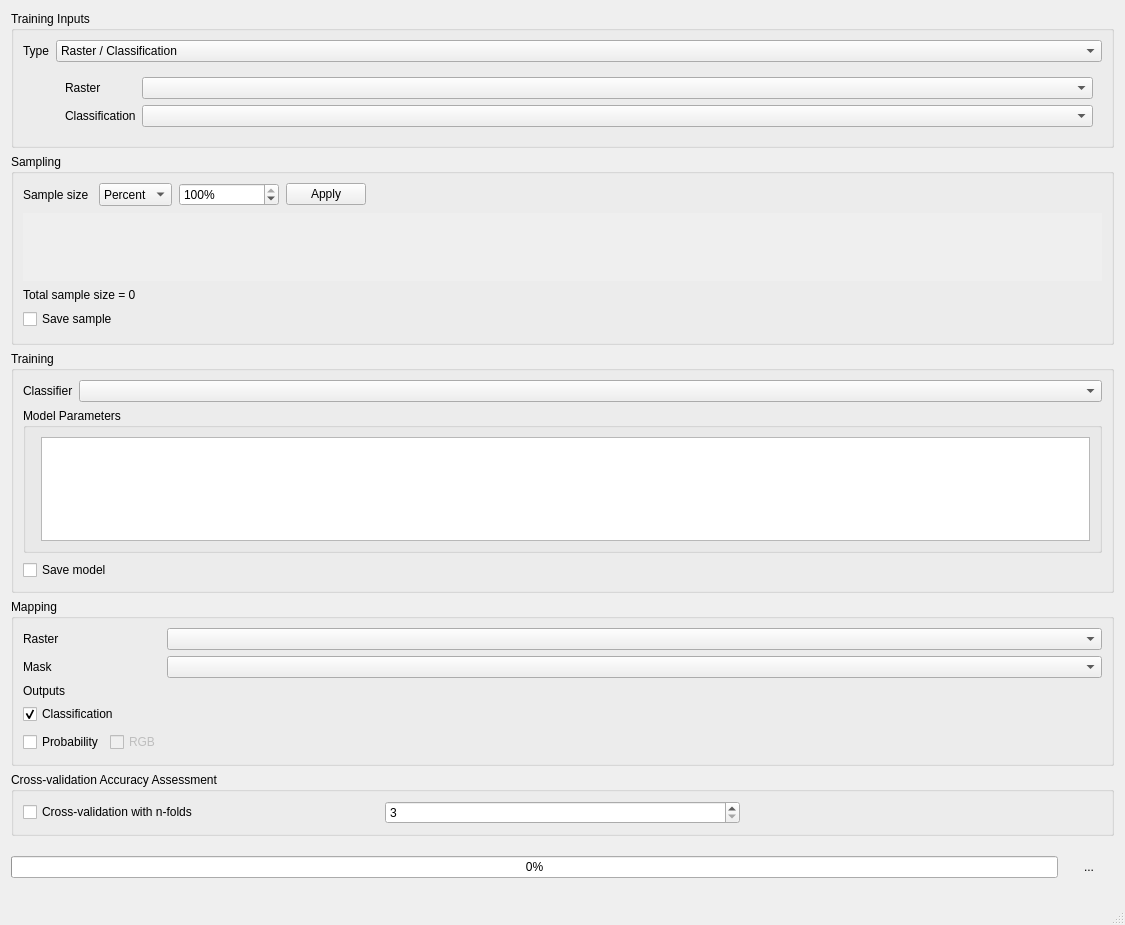
<?xml version="1.0" encoding="UTF-8"?>
<ui version="4.0">
 <class>MainWindow</class>
 <widget class="QMainWindow" name="MainWindow">
  <property name="geometry">
   <rect>
    <x>0</x>
    <y>0</y>
    <width>1125</width>
    <height>925</height>
   </rect>
  </property>
  <property name="sizePolicy">
   <sizepolicy hsizetype="Preferred" vsizetype="Preferred">
    <horstretch>0</horstretch>
    <verstretch>0</verstretch>
   </sizepolicy>
  </property>
  <property name="windowTitle">
   <string>Classification Workflow (Classic)</string>
  </property>
  <widget class="QWidget" name="centralwidget">
   <layout class="QVBoxLayout" name="verticalLayout" stretch="0,0">
    <property name="leftMargin">
     <number>11</number>
    </property>
    <property name="topMargin">
     <number>11</number>
    </property>
    <property name="rightMargin">
     <number>11</number>
    </property>
    <property name="bottomMargin">
     <number>11</number>
    </property>
    <item>
     <widget class="QScrollArea" name="scrollArea">
      <property name="frameShape">
       <enum>QFrame::NoFrame</enum>
      </property>
      <property name="horizontalScrollBarPolicy">
       <enum>Qt::ScrollBarAlwaysOff</enum>
      </property>
      <property name="widgetResizable">
       <bool>true</bool>
      </property>
      <widget class="QWidget" name="scrollAreaWidgetContents">
       <property name="geometry">
        <rect>
         <x>0</x>
         <y>0</y>
         <width>1103</width>
         <height>798</height>
        </rect>
       </property>
       <layout class="QVBoxLayout" name="verticalLayout_2" stretch="0,0,1,0,0">
        <property name="leftMargin">
         <number>0</number>
        </property>
        <property name="topMargin">
         <number>0</number>
        </property>
        <property name="rightMargin">
         <number>0</number>
        </property>
        <property name="bottomMargin">
         <number>0</number>
        </property>
        <item>
         <widget class="QGroupBox" name="groupBox">
          <property name="minimumSize">
           <size>
            <width>0</width>
            <height>0</height>
           </size>
          </property>
          <property name="title">
           <string>Training Inputs</string>
          </property>
          <layout class="QFormLayout" name="formLayout_6">
           <item row="0" column="0">
            <widget class="QLabel" name="label_6">
             <property name="text">
              <string>Type</string>
             </property>
            </widget>
           </item>
           <item row="0" column="1">
            <layout class="QHBoxLayout" name="horizontalLayout_6">
             <item>
              <widget class="QComboBox" name="uiTrainingType_">
               <item>
                <property name="text">
                 <string>Raster / Classification</string>
                </property>
               </item>
               <item>
                <property name="text">
                 <string>Raster / Vector Classification</string>
                </property>
               </item>
               <item>
                <property name="text">
                 <string>labeled Library</string>
                </property>
               </item>
              </widget>
             </item>
            </layout>
           </item>
           <item row="1" column="1">
            <widget class="QStackedWidget" name="stackedWidget">
             <property name="currentIndex">
              <number>0</number>
             </property>
             <widget class="QWidget" name="raster">
              <layout class="QFormLayout" name="formLayout_4">
               <item row="0" column="0">
                <widget class="QLabel" name="label_5">
                 <property name="text">
                  <string>Raster</string>
                 </property>
                </widget>
               </item>
               <item row="0" column="1">
                <widget class="QgsMapLayerComboBox" name="uiType0Raster_">
                 <property name="currentIndex">
                  <number>-1</number>
                 </property>
                 <property name="allowEmptyLayer">
                  <bool>true</bool>
                 </property>
                </widget>
               </item>
               <item row="1" column="1">
                <layout class="QHBoxLayout" name="horizontalLayout_9">
                 <item>
                  <widget class="QgsMapLayerComboBox" name="uiType0Classification_">
                   <property name="enabled">
                    <bool>true</bool>
                   </property>
                   <property name="currentIndex">
                    <number>-1</number>
                   </property>
                   <property name="allowEmptyLayer">
                    <bool>true</bool>
                   </property>
                  </widget>
                 </item>
                </layout>
               </item>
               <item row="1" column="0">
                <widget class="QLabel" name="label_17">
                 <property name="text">
                  <string>Classification</string>
                 </property>
                 <property name="textFormat">
                  <enum>Qt::AutoText</enum>
                 </property>
                </widget>
               </item>
              </layout>
             </widget>
             <widget class="QWidget" name="vector">
              <layout class="QFormLayout" name="formLayout_7">
               <item row="0" column="0">
                <widget class="QLabel" name="label_9">
                 <property name="text">
                  <string>Raster</string>
                 </property>
                </widget>
               </item>
               <item row="0" column="1">
                <widget class="QgsMapLayerComboBox" name="uiType1Raster_">
                 <property name="currentIndex">
                  <number>-1</number>
                 </property>
                 <property name="allowEmptyLayer">
                  <bool>true</bool>
                 </property>
                </widget>
               </item>
               <item row="1" column="1">
                <layout class="QHBoxLayout" name="horizontalLayout_11">
                 <item>
                  <widget class="QgsMapLayerComboBox" name="uiType1VectorClassification_">
                   <property name="enabled">
                    <bool>true</bool>
                   </property>
                   <property name="currentIndex">
                    <number>-1</number>
                   </property>
                   <property name="allowEmptyLayer">
                    <bool>true</bool>
                   </property>
                  </widget>
                 </item>
                 <item>
                  <widget class="QToolButton" name="uiType1Dialog_">
                   <property name="toolTip">
                    <string>change classification scheme</string>
                   </property>
                   <property name="text">
                    <string>...</string>
                   </property>
                   <property name="icon">
                    <iconset>
                     <normaloff>:/images/themes/default/rendererCategorizedSymbol.svg</normaloff>:/images/themes/default/rendererCategorizedSymbol.svg</iconset>
                   </property>
                   <property name="autoRaise">
                    <bool>true</bool>
                   </property>
                  </widget>
                 </item>
                </layout>
               </item>
               <item row="1" column="0">
                <widget class="QLabel" name="label_19">
                 <property name="text">
                  <string>Vector Classification</string>
                 </property>
                 <property name="textFormat">
                  <enum>Qt::AutoText</enum>
                 </property>
                </widget>
               </item>
              </layout>
             </widget>
             <widget class="QWidget" name="library">
              <layout class="QFormLayout" name="formLayout_8">
               <item row="0" column="0">
                <widget class="QLabel" name="label_12">
                 <property name="text">
                  <string>Library</string>
                 </property>
                </widget>
               </item>
               <item row="0" column="1">
                <layout class="QHBoxLayout" name="horizontalLayout_8" stretch="2">
                 <item>
                  <widget class="QgsMapLayerComboBox" name="uiType2Library_">
                   <property name="enabled">
                    <bool>true</bool>
                   </property>
                   <property name="currentIndex">
                    <number>-1</number>
                   </property>
                   <property name="allowEmptyLayer">
                    <bool>true</bool>
                   </property>
                  </widget>
                 </item>
                </layout>
               </item>
              </layout>
             </widget>
            </widget>
           </item>
          </layout>
         </widget>
        </item>
        <item>
         <widget class="QGroupBox" name="groupBox_2">
          <property name="sizePolicy">
           <sizepolicy hsizetype="Preferred" vsizetype="Preferred">
            <horstretch>0</horstretch>
            <verstretch>0</verstretch>
           </sizepolicy>
          </property>
          <property name="minimumSize">
           <size>
            <width>0</width>
            <height>0</height>
           </size>
          </property>
          <property name="title">
           <string>Sampling</string>
          </property>
          <layout class="QVBoxLayout" name="uiSamplingLayout_">
           <property name="spacing">
            <number>7</number>
           </property>
           <property name="bottomMargin">
            <number>11</number>
           </property>
           <item>
            <layout class="QHBoxLayout" name="horizontalLayout_7" stretch="0,0,0,0,0">
             <property name="spacing">
              <number>7</number>
             </property>
             <item>
              <widget class="QLabel" name="label_8">
               <property name="text">
                <string>Sample size </string>
               </property>
              </widget>
             </item>
             <item>
              <widget class="QComboBox" name="uiSampeMode_">
               <property name="sizePolicy">
                <sizepolicy hsizetype="Fixed" vsizetype="Preferred">
                 <horstretch>0</horstretch>
                 <verstretch>0</verstretch>
                </sizepolicy>
               </property>
               <item>
                <property name="text">
                 <string>Percent</string>
                </property>
               </item>
               <item>
                <property name="text">
                 <string>Pixel</string>
                </property>
               </item>
              </widget>
             </item>
             <item>
              <widget class="QStackedWidget" name="uiStacked_">
               <property name="enabled">
                <bool>true</bool>
               </property>
               <property name="maximumSize">
                <size>
                 <width>100</width>
                 <height>16777215</height>
                </size>
               </property>
               <property name="lineWidth">
                <number>0</number>
               </property>
               <property name="currentIndex">
                <number>0</number>
               </property>
               <widget class="QWidget" name="page">
                <layout class="QHBoxLayout" name="horizontalLayout">
                 <property name="spacing">
                  <number>0</number>
                 </property>
                 <property name="leftMargin">
                  <number>0</number>
                 </property>
                 <property name="topMargin">
                  <number>0</number>
                 </property>
                 <property name="rightMargin">
                  <number>0</number>
                 </property>
                 <property name="bottomMargin">
                  <number>0</number>
                 </property>
                 <item>
                  <widget class="QSpinBox" name="uiSampleSizePercent_">
                   <property name="enabled">
                    <bool>true</bool>
                   </property>
                   <property name="maximumSize">
                    <size>
                     <width>100</width>
                     <height>16777215</height>
                    </size>
                   </property>
                   <property name="suffix">
                    <string>%</string>
                   </property>
                   <property name="maximum">
                    <number>100</number>
                   </property>
                   <property name="value">
                    <number>100</number>
                   </property>
                  </widget>
                 </item>
                </layout>
               </widget>
               <widget class="QWidget" name="page_2">
                <layout class="QHBoxLayout" name="horizontalLayout_5">
                 <property name="spacing">
                  <number>0</number>
                 </property>
                 <property name="leftMargin">
                  <number>0</number>
                 </property>
                 <property name="topMargin">
                  <number>0</number>
                 </property>
                 <property name="rightMargin">
                  <number>0</number>
                 </property>
                 <property name="bottomMargin">
                  <number>0</number>
                 </property>
                 <item>
                  <widget class="QSpinBox" name="uiSampleSizePixel_">
                   <property name="enabled">
                    <bool>true</bool>
                   </property>
                   <property name="maximumSize">
                    <size>
                     <width>100</width>
                     <height>16777215</height>
                    </size>
                   </property>
                   <property name="suffix">
                    <string> px</string>
                   </property>
                   <property name="prefix">
                    <string/>
                   </property>
                   <property name="maximum">
                    <number>999999999</number>
                   </property>
                   <property name="value">
                    <number>0</number>
                   </property>
                  </widget>
                 </item>
                </layout>
               </widget>
              </widget>
             </item>
             <item>
              <widget class="QPushButton" name="uiApply_">
               <property name="text">
                <string>Apply</string>
               </property>
              </widget>
             </item>
             <item>
              <spacer name="horizontalSpacer">
               <property name="orientation">
                <enum>Qt::Horizontal</enum>
               </property>
               <property name="sizeHint" stdset="0">
                <size>
                 <width>40</width>
                 <height>20</height>
                </size>
               </property>
              </spacer>
             </item>
            </layout>
           </item>
           <item>
            <widget class="QScrollArea" name="uiScrollArea_1">
             <property name="frameShape">
              <enum>QFrame::NoFrame</enum>
             </property>
             <property name="frameShadow">
              <enum>QFrame::Plain</enum>
             </property>
             <property name="verticalScrollBarPolicy">
              <enum>Qt::ScrollBarAsNeeded</enum>
             </property>
             <property name="horizontalScrollBarPolicy">
              <enum>Qt::ScrollBarAsNeeded</enum>
             </property>
             <property name="widgetResizable">
              <bool>true</bool>
             </property>
             <widget class="QWidget" name="uiScrollWidget_1">
              <property name="geometry">
               <rect>
                <x>0</x>
                <y>0</y>
                <width>1083</width>
                <height>69</height>
               </rect>
              </property>
              <layout class="QVBoxLayout" name="verticalLayout_3">
               <property name="spacing">
                <number>0</number>
               </property>
               <property name="leftMargin">
                <number>0</number>
               </property>
               <property name="topMargin">
                <number>0</number>
               </property>
               <property name="rightMargin">
                <number>0</number>
               </property>
               <property name="bottomMargin">
                <number>0</number>
               </property>
               <item>
                <layout class="QVBoxLayout" name="layout_">
                 <item>
                  <widget class="QWidget" name="widget_" native="true">
                   <property name="sizePolicy">
                    <sizepolicy hsizetype="Preferred" vsizetype="Preferred">
                     <horstretch>0</horstretch>
                     <verstretch>0</verstretch>
                    </sizepolicy>
                   </property>
                   <property name="minimumSize">
                    <size>
                     <width>30</width>
                     <height>30</height>
                    </size>
                   </property>
                  </widget>
                 </item>
                </layout>
               </item>
              </layout>
             </widget>
            </widget>
           </item>
           <item>
            <widget class="QLabel" name="uiTotalSampleSize_">
             <property name="text">
              <string>Total sample size = 0</string>
             </property>
            </widget>
           </item>
           <item>
            <layout class="QFormLayout" name="formLayout_2">
             <item row="0" column="0">
              <widget class="QCheckBox" name="checkBox_2">
               <property name="text">
                <string>Save sample</string>
               </property>
              </widget>
             </item>
             <item row="0" column="1">
              <widget class="QgsFileWidget" name="uiSampledClassificationFilename_">
               <property name="enabled">
                <bool>false</bool>
               </property>
               <property name="minimumSize">
                <size>
                 <width>0</width>
                 <height>22</height>
                </size>
               </property>
               <property name="defaultRoot">
                <string/>
               </property>
              </widget>
             </item>
            </layout>
           </item>
          </layout>
         </widget>
        </item>
        <item>
         <widget class="QGroupBox" name="groupBox_6">
          <property name="minimumSize">
           <size>
            <width>0</width>
            <height>0</height>
           </size>
          </property>
          <property name="title">
           <string>Training</string>
          </property>
          <layout class="QVBoxLayout" name="verticalLayout_5">
           <item>
            <layout class="QHBoxLayout" name="horizontalLayout_10" stretch="0,1">
             <item>
              <widget class="QLabel" name="label_16">
               <property name="text">
                <string>Classifier</string>
               </property>
              </widget>
             </item>
             <item>
              <widget class="QComboBox" name="uiClassifier_">
               <property name="sizePolicy">
                <sizepolicy hsizetype="Preferred" vsizetype="Preferred">
                 <horstretch>0</horstretch>
                 <verstretch>0</verstretch>
                </sizepolicy>
               </property>
              </widget>
             </item>
            </layout>
           </item>
           <item>
            <widget class="QgsCollapsibleGroupBox" name="mGroupBox_5">
             <property name="sizePolicy">
              <sizepolicy hsizetype="Preferred" vsizetype="Expanding">
               <horstretch>0</horstretch>
               <verstretch>2</verstretch>
              </sizepolicy>
             </property>
             <property name="minimumSize">
              <size>
               <width>0</width>
               <height>0</height>
              </size>
             </property>
             <property name="title">
              <string>Model Parameters</string>
             </property>
             <layout class="QFormLayout" name="formLayout_3">
              <item row="0" column="1">
               <widget class="QTextEdit" name="uiCode_">
                <property name="sizePolicy">
                 <sizepolicy hsizetype="Expanding" vsizetype="Expanding">
                  <horstretch>0</horstretch>
                  <verstretch>1</verstretch>
                 </sizepolicy>
                </property>
                <property name="minimumSize">
                 <size>
                  <width>0</width>
                  <height>0</height>
                 </size>
                </property>
                <property name="maximumSize">
                 <size>
                  <width>16777215</width>
                  <height>16777215</height>
                 </size>
                </property>
                <property name="html">
                 <string>&lt;!DOCTYPE HTML PUBLIC &quot;-//W3C//DTD HTML 4.0//EN&quot; &quot;http://www.w3.org/TR/REC-html40/strict.dtd&quot;&gt;
&lt;html&gt;&lt;head&gt;&lt;meta name=&quot;qrichtext&quot; content=&quot;1&quot; /&gt;&lt;style type=&quot;text/css&quot;&gt;
p, li { white-space: pre-wrap; }
&lt;/style&gt;&lt;/head&gt;&lt;body style=&quot; font-family:'MS Shell Dlg 2'; font-size:8.25pt; font-weight:400; font-style:normal;&quot;&gt;
&lt;p style=&quot;-qt-paragraph-type:empty; margin-top:0px; margin-bottom:0px; margin-left:0px; margin-right:0px; -qt-block-indent:0; text-indent:0px; font-size:7.8pt;&quot;&gt;&lt;br /&gt;&lt;/p&gt;&lt;/body&gt;&lt;/html&gt;</string>
                </property>
               </widget>
              </item>
             </layout>
            </widget>
           </item>
           <item>
            <layout class="QHBoxLayout" name="horizontalLayout_12">
             <item>
              <widget class="QCheckBox" name="checkBox_3">
               <property name="text">
                <string>Save model</string>
               </property>
              </widget>
             </item>
             <item>
              <widget class="QgsFileWidget" name="uiModelFilename_">
               <property name="enabled">
                <bool>false</bool>
               </property>
               <property name="minimumSize">
                <size>
                 <width>0</width>
                 <height>22</height>
                </size>
               </property>
               <property name="defaultRoot">
                <string/>
               </property>
              </widget>
             </item>
            </layout>
           </item>
          </layout>
         </widget>
        </item>
        <item>
         <widget class="QGroupBox" name="groupBox_4">
          <property name="minimumSize">
           <size>
            <width>0</width>
            <height>0</height>
           </size>
          </property>
          <property name="title">
           <string>Mapping</string>
          </property>
          <layout class="QFormLayout" name="formLayout">
           <item row="0" column="1">
            <widget class="QgsMapLayerComboBox" name="uiRaster2_">
             <property name="currentIndex">
              <number>-1</number>
             </property>
             <property name="allowEmptyLayer">
              <bool>true</bool>
             </property>
            </widget>
           </item>
           <item row="3" column="0">
            <widget class="QCheckBox" name="checkBox_4">
             <property name="text">
              <string>Classification</string>
             </property>
             <property name="checked">
              <bool>true</bool>
             </property>
            </widget>
           </item>
           <item row="3" column="1">
            <widget class="QgsFileWidget" name="uiClassificationFilename_">
             <property name="minimumSize">
              <size>
               <width>0</width>
               <height>22</height>
              </size>
             </property>
             <property name="defaultRoot">
              <string/>
             </property>
            </widget>
           </item>
           <item row="4" column="0">
            <layout class="QHBoxLayout" name="horizontalLayout_4">
             <item>
              <widget class="QCheckBox" name="checkBox_5">
               <property name="text">
                <string>Probability</string>
               </property>
              </widget>
             </item>
             <item>
              <widget class="QCheckBox" name="uiRGB_">
               <property name="enabled">
                <bool>false</bool>
               </property>
               <property name="text">
                <string>RGB</string>
               </property>
              </widget>
             </item>
            </layout>
           </item>
           <item row="4" column="1">
            <widget class="QgsFileWidget" name="uiProbabilityFilename_">
             <property name="enabled">
              <bool>false</bool>
             </property>
             <property name="minimumSize">
              <size>
               <width>0</width>
               <height>22</height>
              </size>
             </property>
             <property name="defaultRoot">
              <string/>
             </property>
            </widget>
           </item>
           <item row="0" column="0">
            <widget class="QLabel" name="label_2">
             <property name="text">
              <string>Raster</string>
             </property>
            </widget>
           </item>
           <item row="2" column="0">
            <widget class="QLabel" name="label_3">
             <property name="text">
              <string>Outputs</string>
             </property>
            </widget>
           </item>
           <item row="1" column="0">
            <widget class="QLabel" name="label_15">
             <property name="text">
              <string>Mask</string>
             </property>
             <property name="textFormat">
              <enum>Qt::AutoText</enum>
             </property>
            </widget>
           </item>
           <item row="1" column="1">
            <widget class="QgsMapLayerComboBox" name="uiMask_">
             <property name="enabled">
              <bool>true</bool>
             </property>
             <property name="currentIndex">
              <number>-1</number>
             </property>
             <property name="allowEmptyLayer">
              <bool>true</bool>
             </property>
            </widget>
           </item>
          </layout>
         </widget>
        </item>
        <item>
         <widget class="QGroupBox" name="groupBox_5">
          <property name="minimumSize">
           <size>
            <width>0</width>
            <height>0</height>
           </size>
          </property>
          <property name="title">
           <string>Cross-validation Accuracy Assessment</string>
          </property>
          <layout class="QHBoxLayout" name="horizontalLayout_17" stretch="0,0,0">
           <item>
            <widget class="QCheckBox" name="checkBox_6">
             <property name="text">
              <string>Cross-validation with n-folds</string>
             </property>
            </widget>
           </item>
           <item>
            <widget class="QSpinBox" name="uiNFold_">
             <property name="minimum">
              <number>3</number>
             </property>
             <property name="maximum">
              <number>10</number>
             </property>
             <property name="value">
              <number>3</number>
             </property>
            </widget>
           </item>
           <item>
            <widget class="QgsFileWidget" name="uiReportFilename_">
             <property name="enabled">
              <bool>false</bool>
             </property>
             <property name="minimumSize">
              <size>
               <width>0</width>
               <height>22</height>
              </size>
             </property>
             <property name="defaultRoot">
              <string/>
             </property>
            </widget>
           </item>
          </layout>
         </widget>
        </item>
       </layout>
      </widget>
     </widget>
    </item>
    <item>
     <layout class="QHBoxLayout" name="horizontalLayout_3">
      <item>
       <widget class="QProgressBar" name="uiProgressBar_">
        <property name="value">
         <number>0</number>
        </property>
       </widget>
      </item>
      <item>
       <widget class="QToolButton" name="uiExecute_">
        <property name="minimumSize">
         <size>
          <width>50</width>
          <height>50</height>
         </size>
        </property>
        <property name="text">
         <string>...</string>
        </property>
        <property name="icon">
         <iconset>
          <normaloff>:/images/themes/default/propertyicons/action.svg</normaloff>:/images/themes/default/propertyicons/action.svg</iconset>
        </property>
        <property name="iconSize">
         <size>
          <width>50</width>
          <height>50</height>
         </size>
        </property>
        <property name="autoRaise">
         <bool>true</bool>
        </property>
       </widget>
      </item>
     </layout>
    </item>
   </layout>
  </widget>
  <widget class="QMenuBar" name="menubar">
   <property name="geometry">
    <rect>
     <x>0</x>
     <y>0</y>
     <width>1125</width>
     <height>21</height>
    </rect>
   </property>
  </widget>
  <widget class="QStatusBar" name="statusbar"/>
 </widget>
 <customwidgets>
  <customwidget>
   <class>QgsCollapsibleGroupBox</class>
   <extends>QGroupBox</extends>
   <header>qgscollapsiblegroupbox.h</header>
   <container>1</container>
  </customwidget>
  <customwidget>
   <class>QgsFileWidget</class>
   <extends>QWidget</extends>
   <header>qgsfilewidget.h</header>
  </customwidget>
  <customwidget>
   <class>QgsMapLayerComboBox</class>
   <extends>QComboBox</extends>
   <header>qgsmaplayercombobox.h</header>
  </customwidget>
 </customwidgets>
 <resources/>
 <connections>
  <connection>
   <sender>checkBox_4</sender>
   <signal>toggled(bool)</signal>
   <receiver>uiClassificationFilename_</receiver>
   <slot>setEnabled(bool)</slot>
   <hints>
    <hint type="sourcelabel">
     <x>105</x>
     <y>864</y>
    </hint>
    <hint type="destinationlabel">
     <x>311</x>
     <y>864</y>
    </hint>
   </hints>
  </connection>
  <connection>
   <sender>checkBox_6</sender>
   <signal>toggled(bool)</signal>
   <receiver>uiNFold_</receiver>
   <slot>setEnabled(bool)</slot>
   <hints>
    <hint type="sourcelabel">
     <x>143</x>
     <y>955</y>
    </hint>
    <hint type="destinationlabel">
     <x>222</x>
     <y>954</y>
    </hint>
   </hints>
  </connection>
  <connection>
   <sender>checkBox_6</sender>
   <signal>toggled(bool)</signal>
   <receiver>uiReportFilename_</receiver>
   <slot>setEnabled(bool)</slot>
   <hints>
    <hint type="sourcelabel">
     <x>103</x>
     <y>955</y>
    </hint>
    <hint type="destinationlabel">
     <x>688</x>
     <y>953</y>
    </hint>
   </hints>
  </connection>
  <connection>
   <sender>checkBox_3</sender>
   <signal>toggled(bool)</signal>
   <receiver>uiModelFilename_</receiver>
   <slot>setEnabled(bool)</slot>
   <hints>
    <hint type="sourcelabel">
     <x>90</x>
     <y>733</y>
    </hint>
    <hint type="destinationlabel">
     <x>403</x>
     <y>731</y>
    </hint>
   </hints>
  </connection>
  <connection>
   <sender>uiType0Raster_</sender>
   <signal>layerChanged(QgsMapLayer*)</signal>
   <receiver>uiRaster2_</receiver>
   <slot>setLayer(QgsMapLayer*)</slot>
   <hints>
    <hint type="sourcelabel">
     <x>315</x>
     <y>111</y>
    </hint>
    <hint type="destinationlabel">
     <x>324</x>
     <y>793</y>
    </hint>
   </hints>
  </connection>
  <connection>
   <sender>checkBox_2</sender>
   <signal>toggled(bool)</signal>
   <receiver>uiSampledClassificationFilename_</receiver>
   <slot>setEnabled(bool)</slot>
   <hints>
    <hint type="sourcelabel">
     <x>104</x>
     <y>331</y>
    </hint>
    <hint type="destinationlabel">
     <x>432</x>
     <y>336</y>
    </hint>
   </hints>
  </connection>
  <connection>
   <sender>uiSampeMode_</sender>
   <signal>currentIndexChanged(int)</signal>
   <receiver>uiStacked_</receiver>
   <slot>setCurrentIndex(int)</slot>
   <hints>
    <hint type="sourcelabel">
     <x>149</x>
     <y>209</y>
    </hint>
    <hint type="destinationlabel">
     <x>256</x>
     <y>209</y>
    </hint>
   </hints>
  </connection>
  <connection>
   <sender>checkBox_5</sender>
   <signal>toggled(bool)</signal>
   <receiver>uiRGB_</receiver>
   <slot>setEnabled(bool)</slot>
   <hints>
    <hint type="sourcelabel">
     <x>83</x>
     <y>894</y>
    </hint>
    <hint type="destinationlabel">
     <x>143</x>
     <y>894</y>
    </hint>
   </hints>
  </connection>
  <connection>
   <sender>checkBox_5</sender>
   <signal>toggled(bool)</signal>
   <receiver>uiProbabilityFilename_</receiver>
   <slot>setEnabled(bool)</slot>
   <hints>
    <hint type="sourcelabel">
     <x>53</x>
     <y>894</y>
    </hint>
    <hint type="destinationlabel">
     <x>377</x>
     <y>892</y>
    </hint>
   </hints>
  </connection>
  <connection>
   <sender>uiType1Raster_</sender>
   <signal>layerChanged(QgsMapLayer*)</signal>
   <receiver>uiRaster2_</receiver>
   <slot>setLayer(QgsMapLayer*)</slot>
   <hints>
    <hint type="sourcelabel">
     <x>223</x>
     <y>108</y>
    </hint>
    <hint type="destinationlabel">
     <x>197</x>
     <y>799</y>
    </hint>
   </hints>
  </connection>
  <connection>
   <sender>uiTrainingType_</sender>
   <signal>currentIndexChanged(int)</signal>
   <receiver>stackedWidget</receiver>
   <slot>setCurrentIndex(int)</slot>
   <hints>
    <hint type="sourcelabel">
     <x>1041</x>
     <y>66</y>
    </hint>
    <hint type="destinationlabel">
     <x>1098</x>
     <y>91</y>
    </hint>
   </hints>
  </connection>
 </connections>
</ui>
